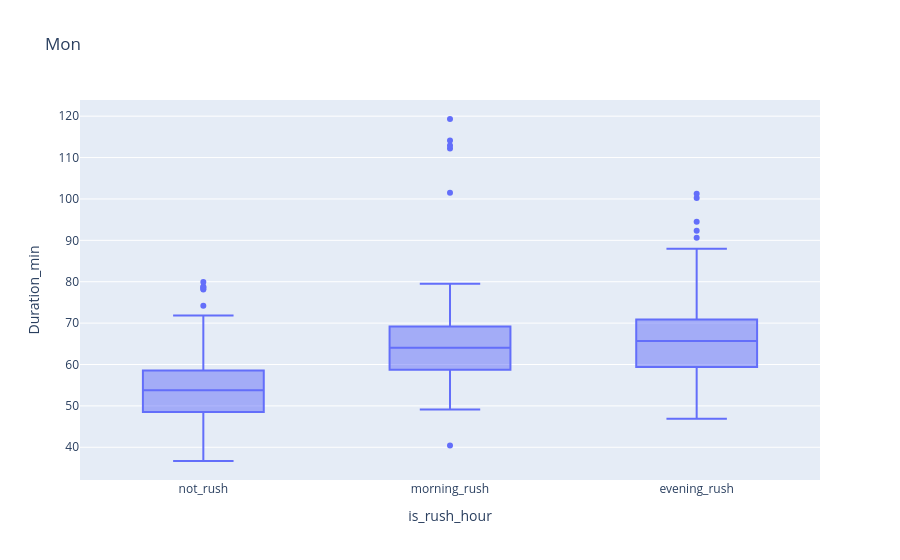
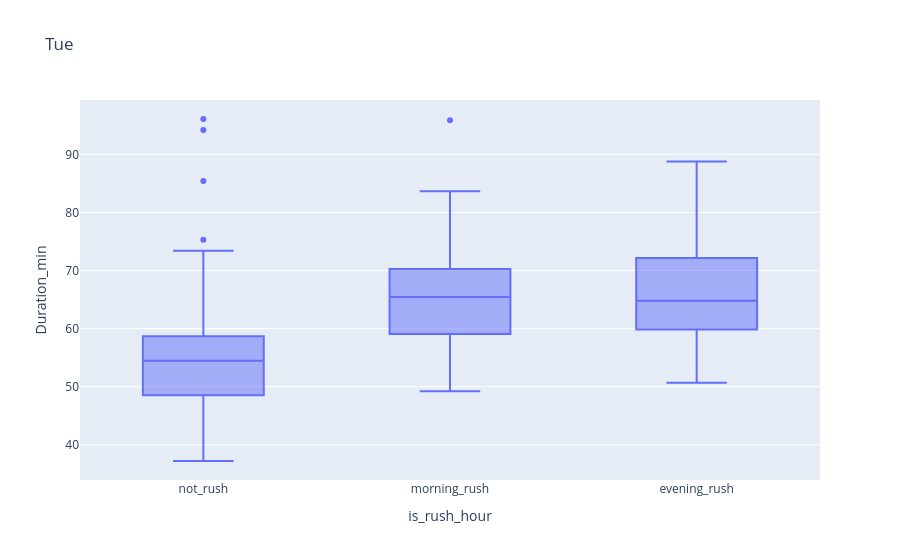
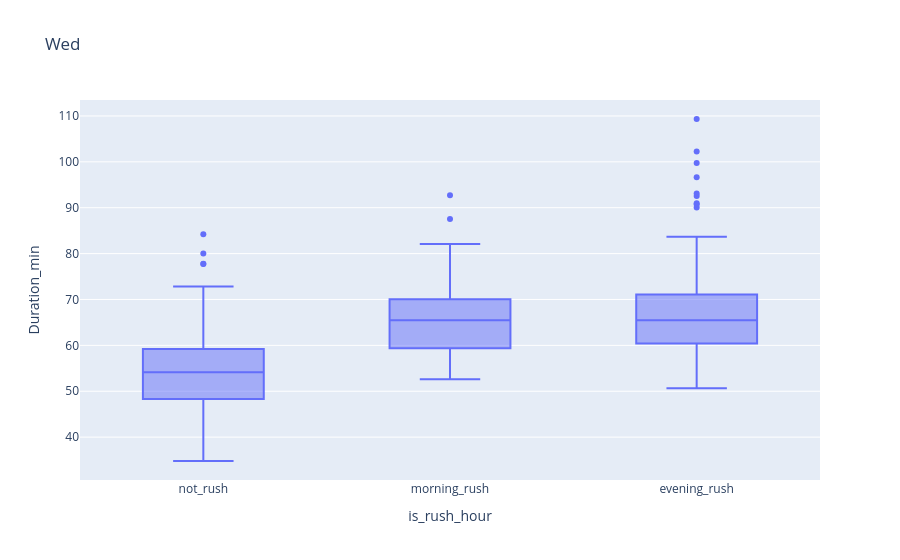
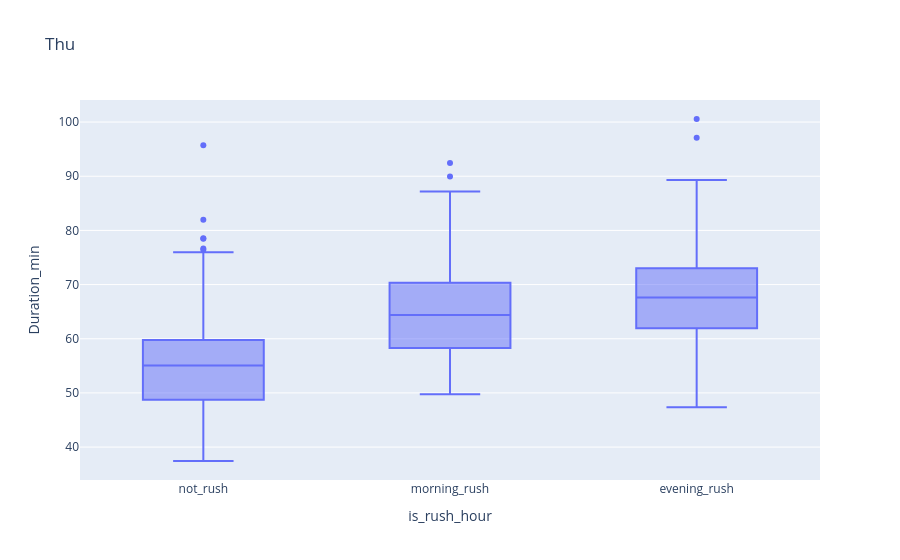

The notebook cell saved with these charts, in order:
### Code cell
day_order = ["Mon", "Tue", "Wed", "Thu", "Fri", "Sat", "Sun"]

for day in day_order:
    px.box(
        df_target.filter(pl.col("day_of_week") == day),
        x="is_rush_hour",
        y="Duration_min",
        title=f"{day}",
    ).show()

### Figure 1 — Plotly figure (JSON) as saved in the notebook; plotly's stock layout.template omitted (floating-point values rounded to 4 significant figures; data arrays with more than 128 entries replaced by an {"elided": "..."} marker saying what was removed)
{"data": [{"alignmentgroup": "True", "hovertemplate": "is_rush_hour=%{x}<br>Duration_min=%{y}<extra></extra>", "legendgroup": "", "marker": {"color": "#636efa"}, "name": "", "notched": false, "offsetgroup": "", "orientation": "v", "showlegend": false, "type": "box", "x": {"elided": "1021 str values"}, "x0": " ", "xaxis": "x", "y": {"elided": "1021 float values"}, "y0": " ", "yaxis": "y"}], "layout": {"boxmode": "group", "legend": {"tracegroupgap": 0}, "title": {"text": "Mon"}, "xaxis": {"anchor": "y", "domain": [0, 1], "title": {"text": "is_rush_hour"}}, "yaxis": {"anchor": "x", "domain": [0, 1], "title": {"text": "Duration_min"}}}}

### Figure 2 — Plotly figure (JSON) as saved in the notebook; plotly's stock layout.template omitted (floating-point values rounded to 4 significant figures; data arrays with more than 128 entries replaced by an {"elided": "..."} marker saying what was removed)
{"data": [{"alignmentgroup": "True", "hovertemplate": "is_rush_hour=%{x}<br>Duration_min=%{y}<extra></extra>", "legendgroup": "", "marker": {"color": "#636efa"}, "name": "", "notched": false, "offsetgroup": "", "orientation": "v", "showlegend": false, "type": "box", "x": {"elided": "1013 str values"}, "x0": " ", "xaxis": "x", "y": {"elided": "1013 float values"}, "y0": " ", "yaxis": "y"}], "layout": {"boxmode": "group", "legend": {"tracegroupgap": 0}, "title": {"text": "Tue"}, "xaxis": {"anchor": "y", "domain": [0, 1], "title": {"text": "is_rush_hour"}}, "yaxis": {"anchor": "x", "domain": [0, 1], "title": {"text": "Duration_min"}}}}

### Figure 3 — Plotly figure (JSON) as saved in the notebook; plotly's stock layout.template omitted (floating-point values rounded to 4 significant figures; data arrays with more than 128 entries replaced by an {"elided": "..."} marker saying what was removed)
{"data": [{"alignmentgroup": "True", "hovertemplate": "is_rush_hour=%{x}<br>Duration_min=%{y}<extra></extra>", "legendgroup": "", "marker": {"color": "#636efa"}, "name": "", "notched": false, "offsetgroup": "", "orientation": "v", "showlegend": false, "type": "box", "x": {"elided": "1049 str values"}, "x0": " ", "xaxis": "x", "y": {"elided": "1049 float values"}, "y0": " ", "yaxis": "y"}], "layout": {"boxmode": "group", "legend": {"tracegroupgap": 0}, "title": {"text": "Wed"}, "xaxis": {"anchor": "y", "domain": [0, 1], "title": {"text": "is_rush_hour"}}, "yaxis": {"anchor": "x", "domain": [0, 1], "title": {"text": "Duration_min"}}}}

### Figure 4 — Plotly figure (JSON) as saved in the notebook; plotly's stock layout.template omitted (floating-point values rounded to 4 significant figures; data arrays with more than 128 entries replaced by an {"elided": "..."} marker saying what was removed)
{"data": [{"alignmentgroup": "True", "hovertemplate": "is_rush_hour=%{x}<br>Duration_min=%{y}<extra></extra>", "legendgroup": "", "marker": {"color": "#636efa"}, "name": "", "notched": false, "offsetgroup": "", "orientation": "v", "showlegend": false, "type": "box", "x": {"elided": "1042 str values"}, "x0": " ", "xaxis": "x", "y": {"elided": "1042 float values"}, "y0": " ", "yaxis": "y"}], "layout": {"boxmode": "group", "legend": {"tracegroupgap": 0}, "title": {"text": "Thu"}, "xaxis": {"anchor": "y", "domain": [0, 1], "title": {"text": "is_rush_hour"}}, "yaxis": {"anchor": "x", "domain": [0, 1], "title": {"text": "Duration_min"}}}}
